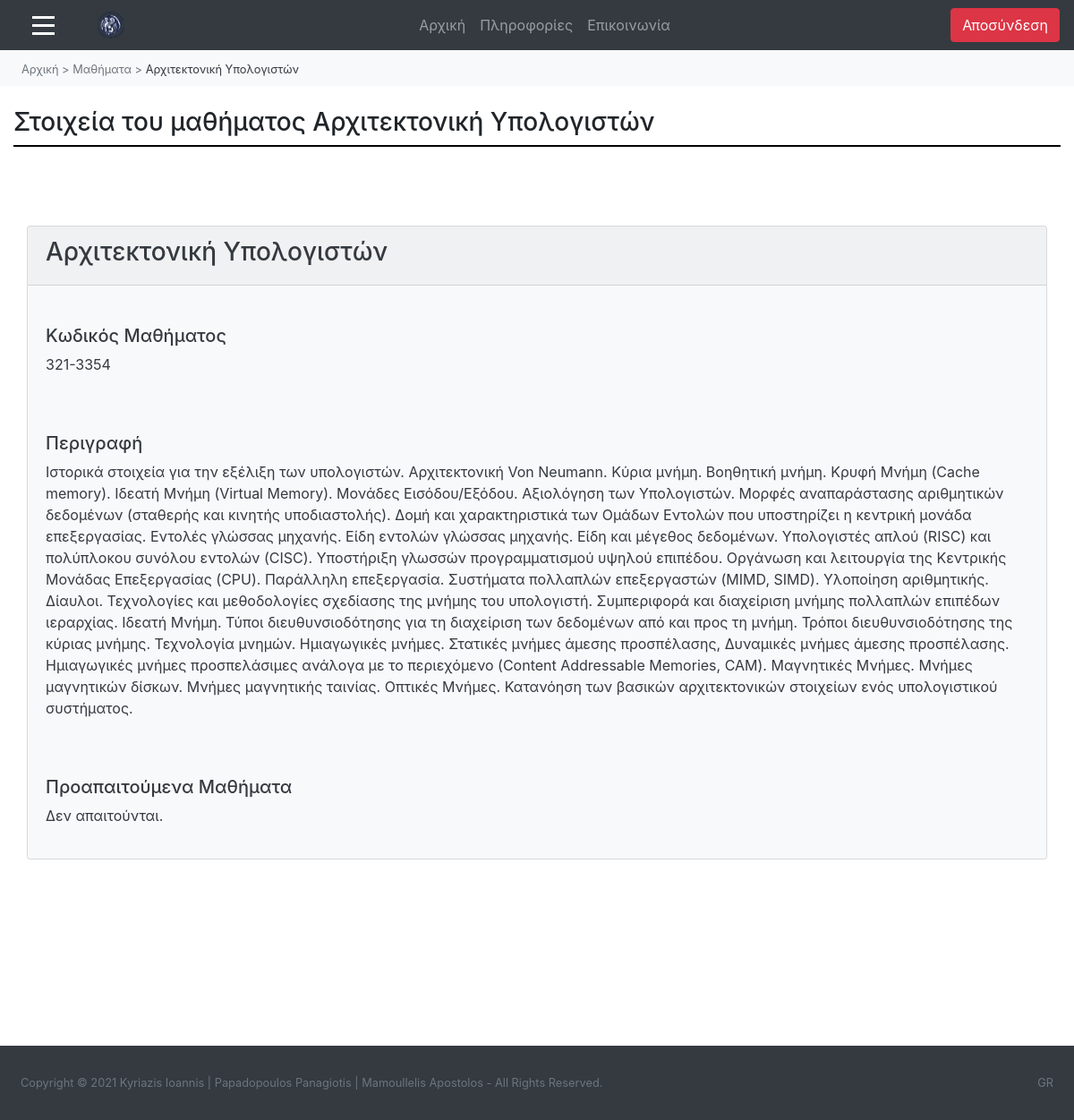
The page /ergasia-theorias/diaxeiristis-mathimata-diavasma.php?id_mathimatos=321-3354 (signed in) on the database its author committed.
### tables this page shows
CREATE TABLE `mathima` (
  `id_mathimatos` varchar(10) NOT NULL,
  `onoma_mathimatos` varchar(100) NOT NULL,
  `perigrafi_mathimatos` varchar(5000) DEFAULT NULL,
  `proapaitoumenamathimata` varchar(5000) DEFAULT NULL
);

### ergasia-theorias/diaxeiristis-mathimata-diavasma.php (the view, shortened to what this page needs)
<html>
<head>
        <link rel="stylesheet" href="style.css"/>
		<link rel="stylesheet" href="https://maxcdn.bootstrapcdn.com/bootstrap/4.5.2/css/bootstrap.min.css">
		<link rel="stylesheet" href="https://maxcdn.bootstrapcdn.com/bootstrap/4.0.0/css/bootstrap.min.css">
		<link href="https://cdn.datatables.net/1.10.20/css/dataTables.bootstrap4.min.css" rel="stylesheet" />
</head>
<?php
include "diaxeiristis-elegxos.php";
	include "syndesh-geniki.php";
$result = mysqli_query($link,"select * from mathima where id_mathimatos='" . $_GET['id_mathimatos'] . "'");
$row= mysqli_fetch_array($result);
?>
<body>
<nav class="navbar navbar-expand-md bg-dark navbar-dark">
  <span class="" style="font-size:25px; cursor:pointer;" onclick="openNav()"><div class="symvolo-menu"></div>
																			<div class="symvolo-menu"></div>
																			<div class="symvolo-menu"></div></span>
  <a class="navbar-brand ml-5" href="diaxeiristis-arxiki.php">
	<img <img src="photos/foto_panepistimiou.png" width="30" height="30" alt="">
  </a>
  <div class="collapse navbar-collapse" id="collapse_target">
  <ul class="navbar-nav text-center w-100 justify-content-center">
    <li class="nav-item">
      <a class="nav-link" href="diaxeiristis-arxiki.php">Αρχική</a>
    </li>
	<li class="nav-item">
      <a class="nav-link" href="diaxeiristis-plirofories.php">Πληροφορίες</a>
    </li>
	<li class="nav-item">
      <a class="nav-link" href="diaxeiristis-epikoinonia.php">Επικοινωνία</a>
    </li>
  </ul>
  <ul class="nav navbar-nav ml-auto">
      <a href="logout.php" class="btn btn-danger mx-auto">
          <span class="glyphicon glyphicon-log-out"></span> Αποσύνδεση
		</a>
    </ul>
	</div>
</nav>
<nav class="nav text-dark bg-light py-2" name="navigation-menu">
	<ul class="nav pl-4">
		<li class="nav-item">
			<a href="diaxeiristis-arxiki.php" class="text-muted text-decoration-none small">Αρχική</a>
		</li>
		<li class="nav-item">
			<a class="text-muted text-decoration-none small">&nbsp;>&nbsp;</a>
		</li>
		<li class="nav-item">
			<a href="diaxeiristis-mathimata.php" class="text-muted text-decoration-none small">Μαθήματα</a>
		</li>
		<li class="nav-item">
			<a class="text-muted text-decoration-none small">&nbsp;>&nbsp;</a>
		</li>
		<li class="nav-item active">
		<a class="text-dark small"><?php echo $row['onoma_mathimatos']; ?></a>
		</li>
	</ul>
</nav>
<body>
<div class="container-fluid">
	<h3 class="mt-4">Στοιχεία του μαθήματος <?php echo $row['onoma_mathimatos']?></h3>
	<div class="grammikatoapotitlo"></div>
	<main>
<br>
   <div class="wrapper">
        <div class="container-fluid">
            <div class="row">
                <div class="col-md-12 mt-2">
                    <div class="mt-5 mb-3">
						<div class="card text-dark bg-light mb-3">
						<div class="card-header"><h3><?php echo $row['onoma_mathimatos']; ?></h3></div>
						<div class="card-body">
						<h5><br>Κωδικός Μαθήματος</h5>
						<p><?php echo $row['id_mathimatos']; ?></p>
						<h5><br><br>Περιγραφή</h5>
						<p><?php echo $row['perigrafi_mathimatos']; ?></p>
						<h5><br><br>Προαπαιτούμενα Μαθήματα</h5>
						<p><?php echo $row['proapaitoumenamathimata']; ?></p>
						</div>
						</div>
                    </div>
                </div>
            </div>
        </div>
</div>
<br><br><br><br><br><br>
</main>
</div>
<footer class="py-4 bg-dark mt-auto">
    <div class="container-fluid">
        <div class="d-flex small">
            <div class="text-muted p-2">Copyright © 2021 Kyriazis Ioannis | Papadopoulos Panagiotis | Mamoullelis Apostolos - All Rights Reserved.</div>
            <div class="text-muted ml-auto p-2">GR</div>
    </div>
</footer>
</body>
</html>

### ergasia-theorias/style.css (style rules this page uses)
.grammikatoapotitlo { display: block; margin-top: 0.5em; margin-bottom: 0.5em; margin-left: 0px; border-style: inset; border-width: 1px; border: 1px solid #000000; }
.symvolo-menu { width: 25px; height: 3px; background-color: white; margin: 6px 0; margin-left: 20px; }

### ergasia-theorias/diaxeiristis-mathimata-diavasma.php (style rules this page uses)
.symvolo-menu { width: 25px; height: 3px; background-color: white; margin: 6px 0; margin-left: 20px; }

### rows shown on the page
mathima: onoma_mathimatos "Αρχιτεκτονική Υπολογιστών", id_mathimatos "321-3354", perigrafi_mathimatos "Ιστορικά στοιχεία για την εξέλιξη των υπολογιστών. Αρχιτεκτονική Von Neumann. Κύρια μνήμη. Βοηθητική μνήμη. Κρυφή Μνήμη (Cache memory). Ιδεατή Μνήμη (Virtual Memory). Μονάδες Εισόδου/Εξόδου. Αξιολόγηση των Υπολογιστών. Μορφές αναπαράστασης αριθμητικών δεδομένων (σταθερής και κινητής υποδιαστολής). Δομή και χαρακτηριστικά των Ομάδων Εντολών που υποστηρίζει η κεντρική μονάδα επεξεργασίας. Εντολές γλώσσας μηχανής. Είδη εντολών γλώσσας μηχανής. Είδη και μέγεθος δεδομένων. Υπολογιστές απλού (RISC) και πολύπλοκου συνόλου εντολών (CISC). Υποστήριξη γλωσσών προγραμματισμού υψηλού επιπέδου. Οργάνωση και λειτουργία της Κεντρικής Μονάδας Επεξεργασίας (CPU). Παράλληλη επεξεργασία. Συστήματα πολλαπλών…", proapaitoumenamathimata "Δεν απαιτούνται."
